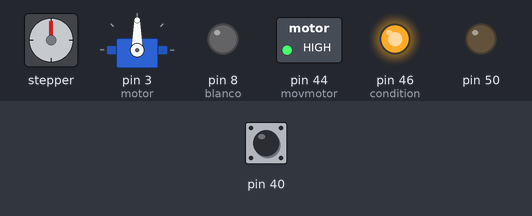
Bench run of a sketch on a simulated Arduino Mega 2560, built with avr-gcc and run on an emulated ATmega2560. Shown: stepper motor, servo, switched loads named in the sketch (green lamp = pin HIGH), output pins drawn as LEDs (lit = HIGH). Wiring (inferred from the names in the program): stepper motor driver (200 steps per turn assumed): step pin 2; direction pin 5. Dashed ring = blinking. Inputs (shaded band) come from the test bench; at power-on: pin 40 LOW. Pins used as bus, display or sensor lines are not drawn.

Above: at 1.2 s.
1.3 s: pin 40 pulsed HIGH 2 times (0.12 s each, 0.3 s apart)
At 4.37 s:
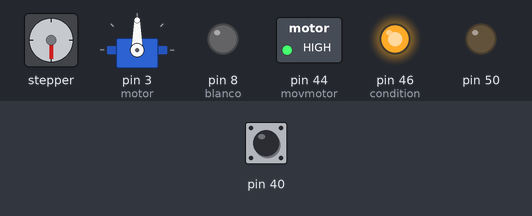
At 4.98 s:
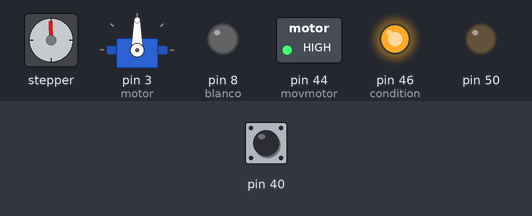
Timing chart, 0 to 57.4 s (numbered marks = the images above; inputs shaded):
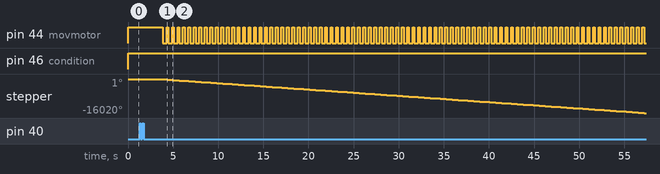

Measured:
- after the input at 1.3 s, pin 44 (movmotor): alternates HIGH for 0.20 s and LOW for 0.40 s, starting after 2.6 s; stepper: turns 180° counter-clockwise in 0.20 s, repeating every 0.61 s

The sketch:

2Oct-Nopin50.ino
```cpp
#include <Servo.h>
#include <Stepper.h>


#define STEP 2    // pin STEP de A4988 a pin 2
#define DIR 5     // pin DIR de A4988 a pin 5
#define SLEEP 24  // pin sleep de A4988 a pin 6
#define movmotor 44
#define condition 46
Servo motor;
int dato = 0;
int permiso_flame = 0;
int permiso_motor = 0;
int mediciones = 0;
int ejecucion = 0;
int pasos = 0;
int flame = 0;
int contador = 0;
int tiempo = 0;
int b1 = 0;
int b2 = 0;


void setup() {
  Serial.begin(9600);
  pinMode(STEP, OUTPUT);   // pin 2 como salida
  pinMode(DIR, OUTPUT);    // pin 5 como salida
  pinMode(SLEEP, OUTPUT);  // pin 6 como salida

  pinMode(8, OUTPUT);  // blanco
  pinMode(7, INPUT);
  pinMode(50, OUTPUT);
  pinMode(40, INPUT);
  pinMode(movmotor,OUTPUT);
  pinMode(condition, OUTPUT);
  motor.attach(3);
}

void loop() {
  int flame1 = digitalRead(40);  // lectura de los pines 40, 41, 42 que corresponden a los casos enviados desde labview
contador=0;
tiempo=0;


  digitalWrite(SLEEP, LOW);  // motor apagado
  digitalWrite(movmotor, HIGH);    //movmotor apagado
  digitalWrite(condition, HIGH);
int condition2=1;
  if (flame1 == HIGH ) {         // si ocurre algun evento ==1 en alguno de los casos entra en el if y sellecciona la cantidad de mediciones, pasos y habilita el while
                             //if (Serial.available() > 0 ) {
                             // int datoo=Serial.read();
                             // dato = Serial.parseInt();
          int contador=1;
          b1=1;
          delay(200);

          while (tiempo < 2000) {
              delay(1);
           int   flame1 = digitalRead(40);
              tiempo=tiempo+1;
              if (flame1 == HIGH ) {
              contador++;
              delay(150);
              }

            }


    if (contador == 1) {  // seleccion de casos e inicio de variables
      mediciones = 90;
      ejecucion = 1;
      pasos = 200;

    } else if (contador == 2) {
      mediciones = 180;
      ejecucion = 1;
      pasos = 100;

    } else if (contador == 3) {
      mediciones = 360;
      ejecucion = 1;
      pasos = 50;

    }


    digitalWrite(SLEEP, HIGH);  // prender motor
    while (ejecucion == 1) {

      for (int j = 0; j < mediciones; j++)  // ciclo repetido la cantidad de mediciones
      {
        digitalWrite(DIR, LOW);            // se escoge la direccion de giro de motor
                  digitalWrite(movmotor, HIGH);
        for (int i = 0; i < pasos; i++) {  // movimiento de motor. 100 pasos equivalen a 1 grado

          digitalWrite(STEP, HIGH);        // nivel alto
          delay(1);                        // por 1 ms
          digitalWrite(STEP, LOW);         // nivel bajo
          delay(1);                        // por 1 ms
        }
        digitalWrite(movmotor, LOW);
        delay(200);
        digitalWrite(50, HIGH);
        delay(2);
        digitalWrite(50, LOW);
        delay(2);
        digitalWrite(movmotor, LOW);
        delay(200);
                // delay 90 ms (90MED), 290ms (180MED), 390ms(360med)
      }
      ejecucion = 0;
    }
    // movimiento de regreso de motor
    digitalWrite(movmotor, HIGH);
    delay(3000);
    digitalWrite(DIR, LOW);
    for (int j = 0; j < mediciones; j++) {
      for (int i = 0; i < pasos; i++) {
        digitalWrite(STEP, HIGH);
        delay(1);
        digitalWrite(STEP, LOW);
        delay(1);
      }
    }
    digitalWrite(SLEEP, LOW);  // apagar motor motor para no sobrecalentarlo
  }                         // end if de deteccion


}  // end loop
```
